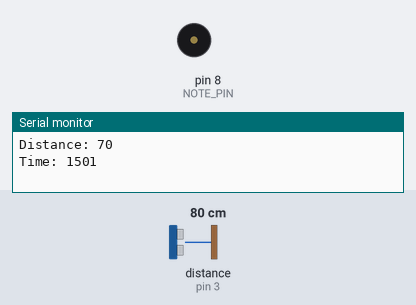
Simulated run of this sketch. Board: Arduino Uno, built with avr-gcc and run on an emulated ATmega328P. Parts: buzzer (waves = sounding), the last lines printed to the serial monitor. Wiring (inferred from the names in the program): ultrasonic range finder: trigger pin 2; echo pin 3. The inputs (shaded band) are chosen by the test bench; at power-on: distance to the obstacle (sensor on pin 3) 80 cm. The echo pulse lasts 58.3 µs per cm.

Above: at 1.2 s.
1.3 s: distance to the obstacle (sensor on pin 3) set to 6 cm
At 4.2 s:
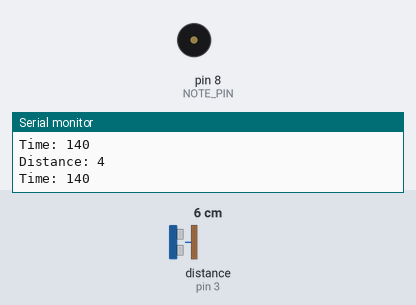
4.3 s: distance to the obstacle (sensor on pin 3) set to 3 cm
At 5.3 s:
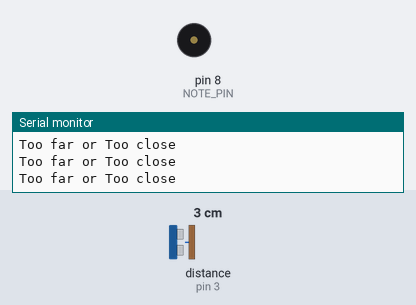
6.2 s: distance to the obstacle (sensor on pin 3) set to 18 cm
At 6.35 s:
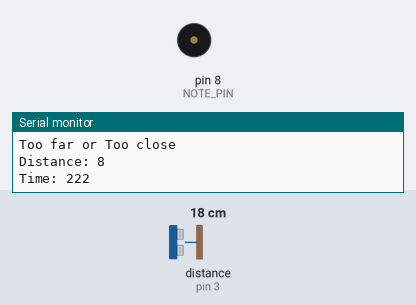
9.2 s: distance to the obstacle (sensor on pin 3) set to 2 cm
At 10.0 s:
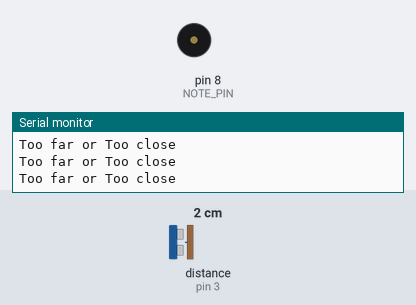
Timing chart, 0 to 11.7 s (numbered marks = the images above; inputs shaded):
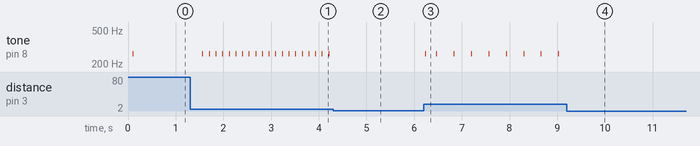

Measured:
- the behaviour switches between 5 and 4 cm on distance to the obstacle (sensor on pin 3) (found by bisection; images 1 and 2)
- after the input at 1.3 s, tone on pin 8 (NOTE_PIN): alternates 262 Hz for 0.02 s and silent for 0.12 s, starting after 0.26 s
- after the input at 4.3 s, tone on pin 8 (NOTE_PIN): stops changing and stays silent
- after the input at 6.2 s, tone on pin 8 (NOTE_PIN): goes 262 Hz 0.02 s, silent 0.21 s, 7 × (262 Hz 0.02 s, silent 0.35 s), 262 Hz 0.02 s, then silent, starting at once
- after the input at 9.2 s, tone on pin 8 (NOTE_PIN): stops changing and stays silent

The sketch:

measuring-tool.ino
```cpp
#include "pitches.h"

// defines pins numbers
const int TRIG_PIN = 2;
const int ECHO_PIN = 3;
const int NOTE_PIN = 8;

// defines ultrasonic sensor variables
const int SAMPLE_SIZE = 10;
const int DELTA_T = 5; // 5 ms
const unsigned int TIMEOUT = 23500; // in microseconds which would give approx 4 m (the sensor's max range)

int distance;


const unsigned int NOTE_DURATION = 16; // milliseconds
const int MAX_BEEP_TIME = 2000; // 2 s
int wait_time;
unsigned long start_time;


void setup() {
  Serial.begin(9600);
  pinMode(TRIG_PIN, OUTPUT);
  pinMode(ECHO_PIN, INPUT);

}

int getDistance() {
  unsigned long duration;
  digitalWrite(TRIG_PIN, LOW);
  delayMicroseconds(2);
  // Sets the TRIG_PIN on HIGH state for 10 micro seconds
  digitalWrite(TRIG_PIN, HIGH);
  delayMicroseconds(10);
  digitalWrite(TRIG_PIN, LOW);
  // Reads the ECHO_PIN, returns the sound wave travel time in microseconds
  duration = pulseIn(ECHO_PIN, HIGH, TIMEOUT);
  // Calculating the distance
  return duration * 340*100/1000000 / 2;
}

int getSensorSamples(int samples, int time_gap) {
  int total = 0;
  int distance;
  size_t n = 1;
  for (size_t i = 0; i < samples; i ++) {
    distance = getDistance();
    if (distance != 0) {
      n ++;
    }
    total += distance;
    delay(time_gap);
  }
  return total / n;
}

void loop() {
  start_time = millis();
  // Clears the TRIG_PIN
  distance = getSensorSamples(SAMPLE_SIZE, DELTA_T);
  // Prints the distance on the Serial Monitor
  if (distance <= 2) {
    Serial.println("Too far or Too close");
  } else {
    Serial.print("Distance: ");
    Serial.println(distance);

    tone(NOTE_PIN, NOTE_C4, NOTE_DURATION);
    wait_time = 20 * distance;
    Serial.print("Time: ");
    Serial.println(wait_time + (millis() - start_time));
    delay(wait_time);

    noTone(NOTE_PIN);
  }


}
```

pitches.h
```cpp
/*************************************************
   Public Constants
 *************************************************/

#define NOTE_B0 31
#define NOTE_C1 33
#define NOTE_CS1 35
#define NOTE_D1 37
#define NOTE_DS1 39
#define NOTE_E1 41
#define NOTE_F1 44
#define NOTE_FS1 46
#define NOTE_G1 49
#define NOTE_GS1 52
#define NOTE_A1 55
#define NOTE_AS1 58
#define NOTE_B1 62
#define NOTE_C2 65
#define NOTE_CS2 69
#define NOTE_D2 73
#define NOTE_DS2 78
#define NOTE_E2 82
#define NOTE_F2 87
#define NOTE_FS2 93
#define NOTE_G2 98
#define NOTE_GS2 104
#define NOTE_A2 110
#define NOTE_AS2 117
#define NOTE_B2 123
#define NOTE_C3 131
#define NOTE_CS3 139
#define NOTE_D3 147
#define NOTE_DS3 156
#define NOTE_E3 165
#define NOTE_F3 175
#define NOTE_FS3 185
#define NOTE_G3 196
#define NOTE_GS3 208
#define NOTE_A3 220
#define NOTE_AS3 233
#define NOTE_B3 247
#define NOTE_C4 262
#define NOTE_CS4 277
#define NOTE_D4 294
#define NOTE_DS4 311
#define NOTE_E4 330
#define NOTE_F4 349
#define NOTE_FS4 370
#define NOTE_G4 392
#define NOTE_GS4 415
#define NOTE_A4 440
#define NOTE_AS4 466
#define NOTE_B4 494
#define NOTE_C5 523
#define NOTE_CS5 554
#define NOTE_D5 587
#define NOTE_DS5 622
#define NOTE_E5 659
#define NOTE_F5 698
#define NOTE_FS5 740
#define NOTE_G5 784
#define NOTE_GS5 831
#define NOTE_A5 880
#define NOTE_AS5 932
#define NOTE_B5 988
#define NOTE_C6 1047
#define NOTE_CS6 1109
#define NOTE_D6 1175
#define NOTE_DS6 1245
#define NOTE_E6 1319
#define NOTE_F6 1397
#define NOTE_FS6 1480
#define NOTE_G6 1568
#define NOTE_GS6 1661
#define NOTE_A6 1760
#define NOTE_AS6 1865
#define NOTE_B6 1976
#define NOTE_C7 2093
#define NOTE_CS7 2217
#define NOTE_D7 2349
#define NOTE_DS7 2489
#define NOTE_E7 2637
#define NOTE_F7 2794
#define NOTE_FS7 2960
#define NOTE_G7 3136
#define NOTE_GS7 3322
#define NOTE_A7 3520
#define NOTE_AS7 3729
#define NOTE_B7 3951
#define NOTE_C8 4186
#define NOTE_CS8 4435
#define NOTE_D8 4699
#define NOTE_DS8 4978
```
